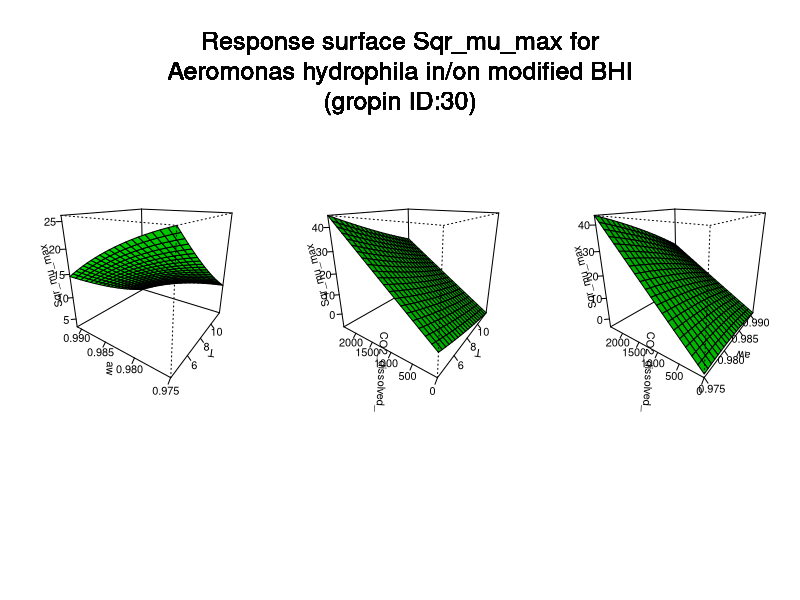

Generate this figure with R:
#############################
# start of Parameter script
#############################
T <- seq(4.004,11.988011988012,length.out=21)
aw <- seq(0.974974,0.991008991008991,length.out=21)
CO2_dissolved_ <- seq(0,2408.59140859141,length.out=21)
#############################
# end of Parameter script
#############################
############################# 
# start of Model script Gropin ID 30 
#############################
 
# constant coefficients for this model
Il <- -18000
I1 <- -35.6
I2 <- 0.47
I3 <- 37000
I4 <- 0.053
I5 <- 7.6e-08
I6 <- -19000
I7 <- -0.00035
I8 <- 34
I9 <- -0.46
 
variables <- data.frame(T,aw,CO2_dissolved_)
argumentsPar <- expand.grid(variables)
 
# heart of the model
response_surface <- function(T,aw,CO2_dissolved_) {
   mumax <-(Il+(I1*T)+(I2*CO2_dissolved_)+(I3*aw)+(I4*(T^2))+(I5*(CO2_dissolved_^2))+(I6*(aw^2))+(I7*T*CO2_dissolved_)+(I8*T*aw)+(I9*CO2_dissolved_*aw))

return(mumax=mumax)
} 

# output parameters
responseSurface <- cbind(argumentsPar,response_surface(argumentsPar['T'],argumentsPar['aw'],argumentsPar['CO2_dissolved_']))
colnames(responseSurface) <- c(colnames(argumentsPar),'Sqrmumax')
#############################
# End of Model script
#############################
############################# 
# start of Visualisation script Gropin ID 30 
#############################
argPar1 <- expand.grid(T,aw)
argPar2 <- expand.grid(T,CO2_dissolved_)
argPar3 <- expand.grid(aw,CO2_dissolved_)
z1 <- matrix(unlist(response_surface(argPar1[1],argPar1[2],CO2_dissolved_[10])),nrow=21)
z2 <- matrix(unlist(response_surface(argPar2[1],aw[10],argPar2[2])),nrow=21)
z3 <- matrix(unlist(response_surface(T[10],argPar3[1],argPar3[2])),nrow=21)
par(mfrow = c(1,3))
persp(T,aw,z1,col = 'green',xlab='T',ylab='aw',zlab='Sqr_mu_max',theta=305,phi=20,shade=0.25,ticktype = 'detailed')
persp(T,CO2_dissolved_,z2,col = 'green',xlab='T',ylab='CO2_dissolved_',zlab='Sqr_mu_max',theta=305,phi=20,shade=0.25,ticktype = 'detailed')
persp(aw,CO2_dissolved_,z3,col = 'green',xlab='aw',ylab='CO2_dissolved_',zlab='Sqr_mu_max',theta=305,phi=20,shade=0.25,ticktype = 'detailed')
mtext('Response surface Sqr_mu_max for
Aeromonas hydrophila in/on modified BHI
(gropin ID:30)',outer=T,  cex=1.5, line=-8.5, side=3)
#############################
# End of Visualisation script
#############################
